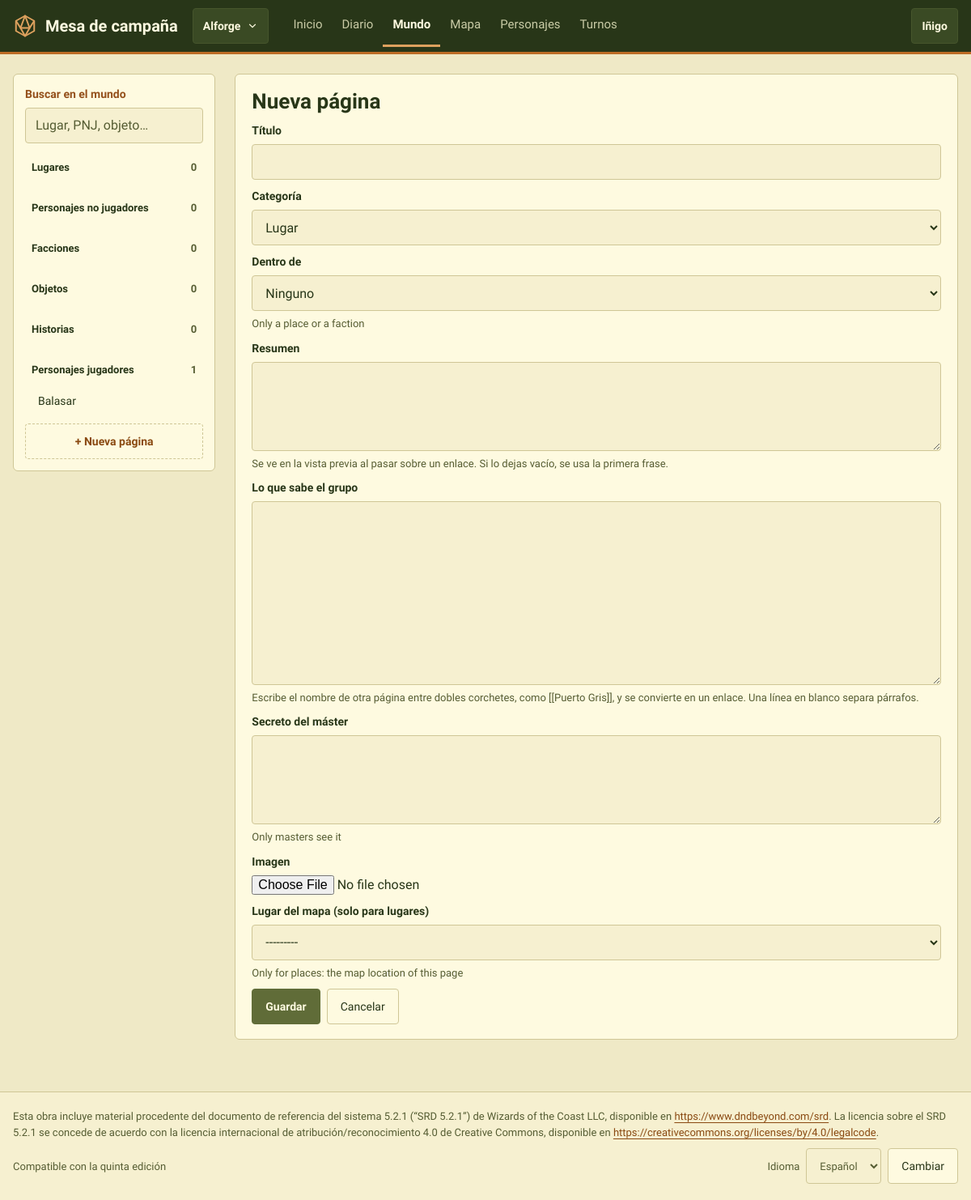
Before: /c/3/mundo/nueva/ (signed in) with the older database file.
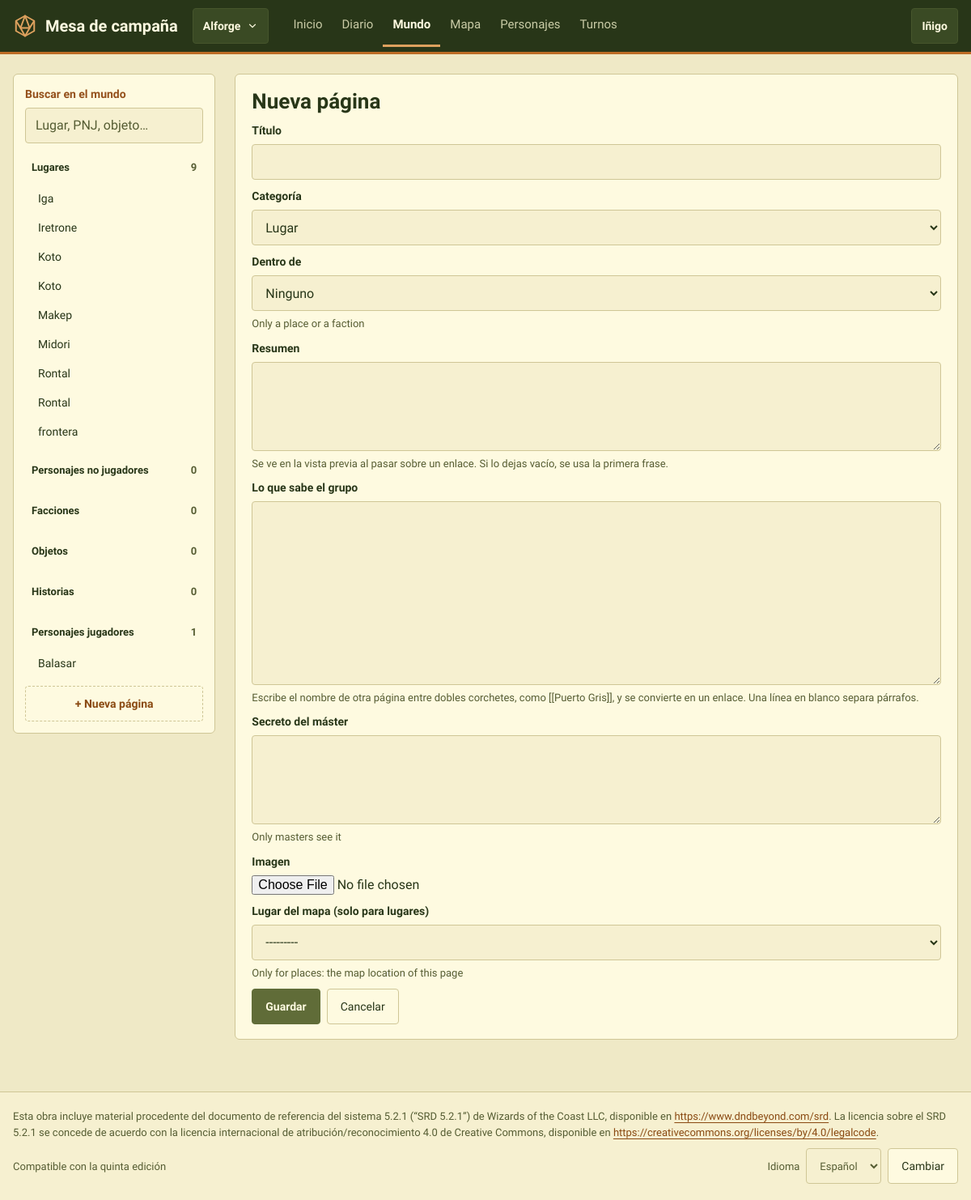
After: the same page with the newer database file.
### CampaignManager/models.py (models this page shows, shortened)
class Character(models.Model):
    class Status(models.TextChoices):
        PENDIENTE = "pendiente", "Pendiente"
        APROBADO = "aprobado", "Aprobado"
    name = models.CharField(max_length=100)
    xp = models.IntegerField(default=0)
    level = models.PositiveSmallIntegerField(
        default=1,
        validators=[MinValueValidator(1), MaxValueValidator(rules.MAX_LEVEL)],
        help_text="Level reached. It can be behind the XP until the player levels up",
    )
    hp = models.IntegerField(help_text="Maximum hit points")
    temp_hp = models.IntegerField(help_text="Current hit points")
    ac = models.IntegerField(help_text="Armor class")
    temp_ap = models.IntegerField(default=0, help_text="Current armor points")
    inspiration = models.IntegerField(default=0)
    strength = models.IntegerField()
    dexterity = models.IntegerField()
    constitution = models.IntegerField()
    intelligence = models.IntegerField()
    wisdom = models.IntegerField()
    charisma = models.IntegerField()
    portrait = models.ImageField(upload_to="retratos/", blank=True)
    background = models.TextField(blank=True)
    notes = models.TextField(blank=True, help_text="The player's own notes")
    status = models.CharField(max_length=10, choices=Status.choices, default=Status.APROBADO)
    dead = models.BooleanField(default=False)
    knocked_down_in = models.ForeignKey(
        "Encounter", on_delete=models.SET_NULL, null=True, blank=True, related_name="+",
        help_text="The fight in which the character was last knocked down",
    )
    magic_points = models.PositiveIntegerField(default=0)
    magic_points_bonus = models.IntegerField(
        default=0, help_text="The master's adjustment to the magic points the class gives at this level (can be negative)")
    player = models.ForeignKey(User, on_delete=models.SET_NULL, null=True, blank=True)
    char_class = models.ForeignKey("CharacterClass", on_delete=models.PROTECT)
    subclass = models.ForeignKey("Subclass", on_delete=models.PROTECT, null=True, blank=True)
    race = models.ForeignKey("Race", on_delete=models.PROTECT)
    subrace = models.ForeignKey("Subrace", on_delete=models.PROTECT, null=True, blank=True)
    campaigns = models.ManyToManyField("Campaign", blank=True, related_name="characters")
    is_npc = models.BooleanField(default=False)
    template = models.ForeignKey(
        "self",
        on_delete=models.CASCADE,
        null=True,
        blank=True,
        related_name="copies",
        limit_choices_to={"is_npc": True, "template__isnull": True},
        help_text="Only for NPC copies: the NPC template this character was made from",
    )
    abilities = models.ManyToManyField("Ability", through="CharacterAbility", blank=True)
    spells = models.ManyToManyField("Spell", blank=True)
    items = models.ManyToManyField("Item", through="Inventory")
    effects = models.ManyToManyField("Effect", through="ActiveEffect")
    class Meta:
        ordering = ["name"]
        indexes = [models.Index(fields=["is_npc", "status"])]
        constraints = [
            models.CheckConstraint(
                condition=models.Q(template__isnull=True) | models.Q(is_npc=True),
                name="template_only_for_npcs",
                violation_error_message="Only NPCs can have a template.",
            ),
            models.CheckConstraint(
                condition=models.Q(level__gte=1, level__lte=rules.MAX_LEVEL),
                name="level_from_1_to_max",
            ),
        ]

### CampaignManager/campaign_models.py (models this page shows, shortened)
class Page(models.Model):
    class Category(models.TextChoices):
        LUGAR = "lugar", "Lugar"
        PNJ = "pnj", "PNJ"
        FACCION = "faccion", "Facción"
        OBJETO = "objeto", "Objeto"
        HISTORIA = "historia", "Historia"
    PARENT_CATEGORIES = (Category.LUGAR, Category.FACCION)
    campaign = models.ForeignKey(Campaign, on_delete=models.CASCADE, related_name="pages")
    title = models.CharField(max_length=200)
    slug = models.SlugField(max_length=220, blank=True)
    category = models.CharField(max_length=10, choices=Category.choices, default=Category.LUGAR)
    parent = models.ForeignKey(
        "self", on_delete=models.SET_NULL, null=True, blank=True, related_name="children",
        limit_choices_to={"category__in": PARENT_CATEGORIES},
        help_text="Only a place or a faction",
    )
    summary = models.TextField(blank=True)
    body = models.TextField(blank=True, help_text="[[Name]] links to another page")
    secret = models.TextField(blank=True, help_text="Only masters see it")
    image = models.ImageField(upload_to="mundo/", blank=True)
    revealed = models.BooleanField(default=False, help_text="Pages that are not revealed do not exist for players")
    location = models.OneToOneField(
        "MapLocation", on_delete=models.SET_NULL, null=True, blank=True, related_name="page",
        help_text="Only for places: the map location of this page",
    )
    objects = PageQuerySet.as_manager()
    class Meta:
        ordering = ["campaign", "title"]
        constraints = [models.UniqueConstraint(fields=["campaign", "slug"], name="unique_page_slug")]
        indexes = [models.Index(fields=["campaign", "category", "revealed"])]
    def __str__(self):
        return self.title

### CampaignManager/views_world.py (the view)
class PageCreateView(MasterRequiredMixin, PageFormMixin, WorldMixin, CreateView):
    def get_initial(self):
        category = self.request.GET.get("cat", "lugar")
        return {"title": self.request.GET.get("titulo", ""),
                "category": category if category in dict(Page.Category.choices) else "lugar"}

### CampaignManager/campaign_models.py (called while the page is built)
    def of(self, campaign):
        return self.filter(campaign=campaign)

    def visible_for(self, user, campaign):
        qs = self.of(campaign)
        return qs if campaign.is_master(user) else self.hide_from_players(qs)

    def visible_for(self, user, campaign):
        qs = self.filter(scene__campaign=campaign)
        if campaign.is_master(user):
            return qs
        return qs.filter(
            models.Q(whisper_to__isnull=True) | models.Q(author=user) | models.Q(whisper_to__player=user)
        )

### CampaignManager/models.py (called while the page is built)
    def _role(self, user):
        if not user.is_authenticated:
            return None
        cache = self.__dict__.setdefault("_roles", {})
        if user.pk not in cache:
            if self.masters.filter(pk=user.pk).exists():
                cache[user.pk] = "master"
            elif self.players.filter(pk=user.pk).exists():
                cache[user.pk] = "player"
            else:
                cache[user.pk] = None
        return cache[user.pk]

    def is_master(self, user):
        return self._role(user) == "master"

    def is_member(self, user):
        return self._role(user) is not None

### CampaignManager/templates/world_edit.html (shortened to what this page needs)
{% extends "world_base.html" %}
{% load i18n %}
{% block world %}
<form method="post" enctype="multipart/form-data" class="tarjeta">
    <h1 style="font-size:26px">{% if object %}{% translate "Editar página" %}{% else %}{% translate "Nueva página" %}{% endif %}</h1>
    {% for field in form %}{% include "partials/field.html" %}{% endfor %}
    <div class="fila-s">
        <button type="submit" class="btn btn-principal">{% translate "Guardar" %}</button>
        <a class="btn" href="{% if object %}{% url 'world_page' campaign.pk object.slug %}{% else %}{% url 'world' campaign.pk %}{% endif %}">{% translate "Cancelar" %}</a>
    </div>
</form>
{% endblock %}

### CampaignManager/templates/world_base.html (shortened to what this page needs)
{% extends "base.html" %}
{% load i18n mesa %}
{% block content %}
<section class="fila" style="gap:24px" aria-label="{% translate 'Mundo' %}">
    <aside class="tarjeta compacta" style="flex:1 1 250px;min-width:0">
        <form method="get" action="{% url 'world' campaign.pk %}" role="search" class="campo">
            <label for="buscar-mundo" class="rotulo">{% translate "Buscar en el mundo" %}</label>
            <input id="buscar-mundo" class="entrada" type="search" name="q" value="{{ q }}" placeholder="{% translate 'Lugar, PNJ, objeto…' %}">
        </form>
        <nav class="arbol pila-s" style="gap:10px" aria-label="{% translate 'Páginas del mundo' %}">
            {% for group in world_groups %}
            <div>
                <a class="categoria" href="{% url 'world' campaign.pk %}?cat={{ group.key }}" style="padding-left:8px">{% translate group.label %} <span class="atenuado">{{ group.count }}</span></a>
                <ul class="lista-limpia" style="gap:0">
                    {% for item in group.items %}
                    {% if item.header %}<li class="grupo" style="padding-left:16px">{{ item.header.title }}</li>
                    {% elif item.character %}<li><a href="{% url 'sheet' campaign.pk item.character.pk %}" style="padding-left:16px">{{ item.character.name }}</a></li>
                    {% else %}<li><a href="{% url 'world_page' campaign.pk item.page.slug %}" style="padding-left:{{ item.pad }}px" {% if current_page and current_page.pk == item.page.pk %}aria-current="page"{% endif %}>
                        <span>{{ item.page.title }}</span>{% if not item.page.revealed %}<span class="pastilla p-morado" style="font-size:10px">{% translate "OCULTO" %}</span>{% endif %}</a></li>{% endif %}
                    {% endfor %}
                </ul>
            </div>
            {% endfor %}
        </nav>
        {% if is_master %}<a class="btn btn-discreto" href="{% url 'world_new' campaign.pk %}">+ {% translate "Nueva página" %}</a>{% endif %}
    </aside>
    <div class="ancho pila">
        {% block world %}{% endblock %}
    </div>
</section>
{% endblock %}

### CampaignManager/templates/base.html (shortened to what this page needs)
{% load static i18n mesa %}<!DOCTYPE html>
{% get_current_language as LANGUAGE_CODE %}
<html lang="{{ LANGUAGE_CODE }}">
<head>
    <link rel="stylesheet" href="{% asset 'css/mesa.css' %}">
</head>
<body>
<header class="cabecera">
    <div class="cabecera-inner">
        <a class="marca" href="{% url 'start' %}">
            <svg width="30" height="30" viewBox="0 0 24 24" fill="none" stroke="#DDA15E" stroke-width="1.6" stroke-linejoin="round" aria-hidden="true"><path d="M12 2 21 7v10l-9 5-9-5V7z"></path><path d="M12 2 7.5 14h9z"></path><path d="M3 7l4.5 7M21 7l-4.5 7M7.5 14 12 22l4.5-8"></path></svg>
            <span>Mesa de campaña</span>
        </a>
        {% if user.is_authenticated and nav_campaigns %}
        <details class="desplegable">
            <summary aria-label="{% translate 'Cambiar de campaña' %}">{% if nav_campaign %}{{ nav_campaign.name }}{% else %}{% translate "Tus campañas" %}{% endif %}
                <svg width="14" height="14" viewBox="0 0 24 24" fill="none" stroke="currentColor" stroke-width="2" stroke-linecap="round" aria-hidden="true"><path d="M6 9l6 6 6-6"></path></svg></summary>
        </details>
        {% endif %}
        {% if nav_items %}
        <nav id="nav-secciones" class="nav" aria-label="{% translate 'Secciones de la campaña' %}">
            {% for item in nav_items %}
            <a href="{{ item.url }}" {% if item.current %}aria-current="page"{% endif %}>{{ item.label }}{% if item.badge %} <span class="insignia">{{ item.badge }}</span>{% endif %}</a>
            {% endfor %}
        </nav>
        {% else %}
        <span style="margin-right:auto"></span>
        {% endif %}
        {% if user.is_authenticated %}
        <details class="desplegable">
            <summary>{{ user.get_short_name|default:user.username }}</summary>
        </details>
        {% endif %}
    </div>
</header>
<main id="principal" class="contenido">
    {% block content %}{% endblock %}
</main>
<footer class="pie">
    <div class="pie-inner">
        <p lang="es">Esta obra incluye material procedente del documento de referencia del sistema 5.2.1 (“SRD 5.2.1”) de Wizards of the Coast LLC, disponible en <a href="https://www.dndbeyond.com/srd">https://www.dndbeyond.com/srd</a>. La licencia sobre el SRD 5.2.1 se concede de acuerdo con la licencia internacional de atribución/reconocimiento 4.0 de Creative Commons, disponible en <a href="https://creativecommons.org/licenses/by/4.0/legalcode">https://creativecommons.org/licenses/by/4.0/legalcode</a>.</p>
        <div class="fila-s" style="justify-content:space-between">
            <span>{% translate "Compatible con la quinta edición" %}</span>
            <form action="{% url 'set_language' %}" method="post" class="fila-s">
                <label for="idioma">{% translate "Idioma" %}</label>
                <select id="idioma" name="language" class="entrada" style="width:auto">
                    {% get_available_languages as LANGUAGES %}
                    {% for code, name in LANGUAGES %}<option value="{{ code }}" {% if code == LANGUAGE_CODE %}selected{% endif %}>{{ name }}</option>{% endfor %}
                </select>
                <button type="submit" class="btn">{% translate "Cambiar" %}</button>
            </form>
        </div>
    </div>
</footer>
</body>
</html>

Changed rows visible on the page:
added Page: page "Iga"
added Page: page "Iretrone"
added Page: page "Koto"
added Page: page "Koto"
added Page: page "Makep"
added Page: page "Midori"
added Page: page "Rontal"
added Page: page "Rontal"
added Page: page "frontera"
Other visible differences:
new list line: "Lugares 9"
list line gone: "Lugares 0"
